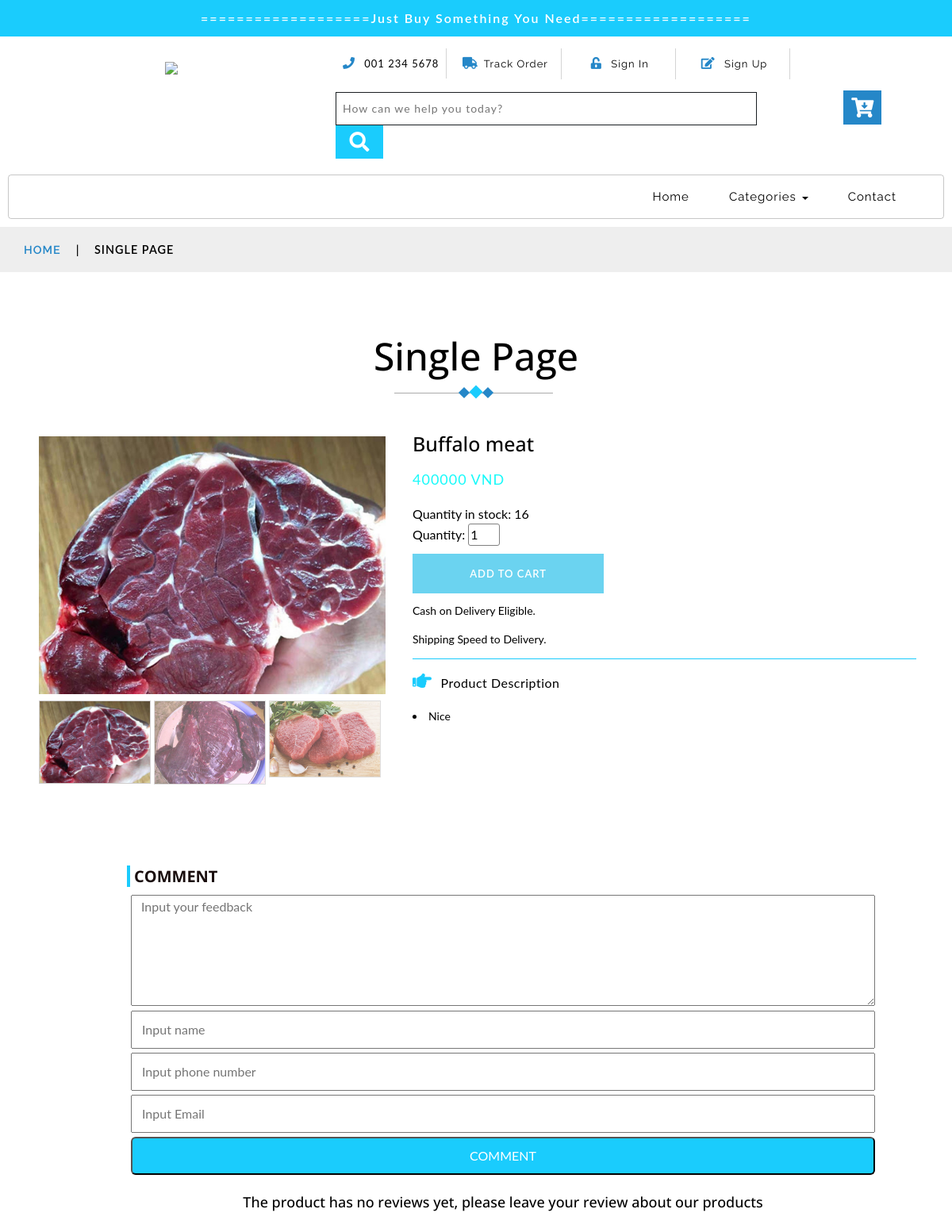
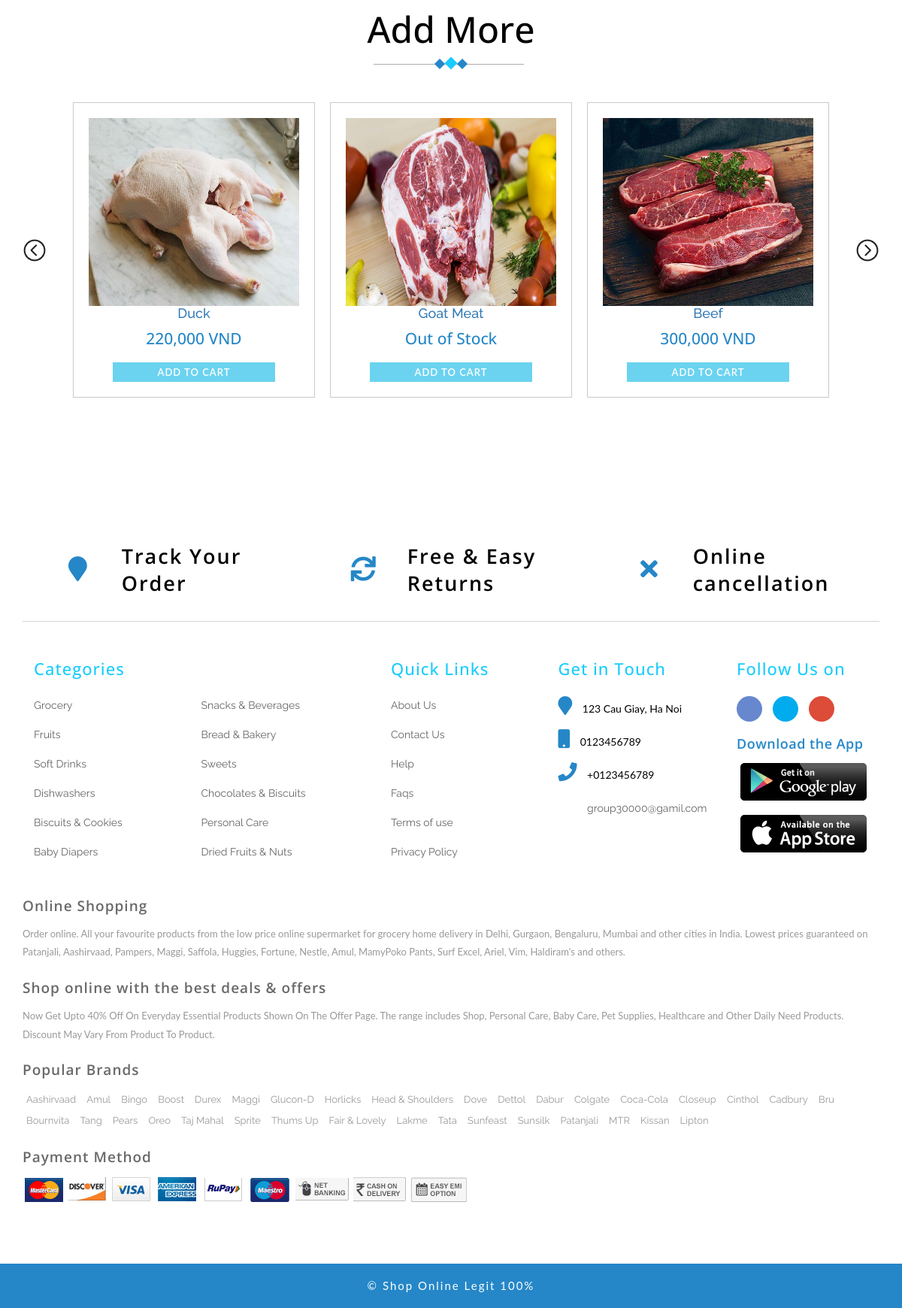
Page /customer_final/single.php?id=product_9 on the committed database (2 pictures, top to bottom).
### tables this page shows
CREATE TABLE `tbl_product_images` (
  `imageID` varchar(255) NOT NULL,
  `imageName` varchar(255) NOT NULL,
  `imageDesc` varchar(255) DEFAULT NULL,
  `productID` varchar(255) NOT NULL
);

CREATE TABLE `tbl_product` (
  `productID` varchar(255) NOT NULL,
  `productName` varchar(255) NOT NULL,
  `productDesc` varchar(255) DEFAULT NULL,
  `productPrice` int(11) NOT NULL,
  `productStatus` varchar(255) NOT NULL,
  `inventoryQuantity` int(11) NOT NULL,
  `categoryID` varchar(255) NOT NULL
);

### customer_final/single.php (the view, shortened to what this page needs)
<?php
	include("include/header.php");
?>
	<div class="services-breadcrumb">
		<div class="agile_inner_breadcrumb">
			<div class="container">
				<ul class="w3_short">
					<li>
						<a href="index.php">Home</a>
						<i>|</i>
					</li>
					<li>Single Page</li>
				</ul>
			</div>
		</div>
	</div>
	<div class="banner-bootom-w3-agileits">
		<div class="container">
			<h3 class="tittle-w3l">Single Page
				<span class="heading-style">
					<i></i>
					<i></i>
					<i></i>
				</span>
			</h3>
			<div class="col-md-5 single-right-left ">
				<?php
					$id = $_GET["id"];
					$sql = "SELECT * FROM tbl_product WHERE productID = '{$id}';";
					$result = mysqli_query($conn, $sql);
					$row = mysqli_fetch_assoc($result);
				?>
				<div class="grid images_3_of_2">
					<div class="flexslider">
						<ul class="slides">
							<?php
								$id = $_GET["id"];
								$sql = "SELECT * FROM tbl_product_images WHERE productID = '{$id}' LIMIT 3";
								$query = mysqli_query($conn, $sql);
								while($image = mysqli_fetch_assoc($query)){
							?>
							<li data-thumb="../shared_assets/img/product/<?php echo $image['productID']?>/<?php echo $image['imageName']?>">
								<div class="thumb-image">
									<img src="../shared_assets/img/product/<?php echo $image['productID']?>/<?php echo $image['imageName']?>" data-imagezoom="true" class="img-responsive" alt="">
								</div>
							</li>
							<?php } ?>
						</ul>
					</div>
				</div>
			</div>
			<div class="col-md-7 single-right-left simpleCart_shelfItem">
				<h3>
					<?php echo $row['productName']?>
				</h3>
				<p>
					<span class="item_price"><?php echo $row['productPrice']?> VND</span>
				</p>
				<div class="occasion-cart">
					<div class="snipcart-details top_brand_home_details item_add single-item hvr-outline-out">
						<?php
							if($row['inventoryQuantity'] > 0){
						?>
						Quantity in stock: <?php echo $row['inventoryQuantity']?>
						<form action="cartxuly.php" method="GET">
							<fieldset>
								Quantity:
								<input type="number" class="soluong" value="1" name="quantity"/>
								<input type="submit" name="addcart" value="Add to cart" class="button" />
							</fieldset>
						</form>
						<div class="single-infoagile" style="margin-top:10px;">
							<ul>
								<li>
									Cash on Delivery Eligible.
								</li>
								<li>
									Shipping Speed to Delivery.
								</li>
							</ul>
						</div>
						<?php
							} else { ?>
								<h3>Out of Stock</h3>
							<?php }
						?>
					</div>
				</div>
				<div class="product-single-w3l">
					<p>
						<i class="fa fa-hand-o-right" aria-hidden="true"></i>Product Description
						<ul>
							<li>
								<?php echo $row['productDesc']?>
							</li>
						</ul>
					</p>
				</div>
			</div>
			<div class="clearfix"> </div>
		</div>
	</div>
	<div class="productFeedback">
		<h2>Comment</h2>
		<form method="POST">
			<div class="input-feedback">
				<textarea type ="text" cols="5" rows="5" class="input-description" placeholder="Input your feedback" name="commentContent" required></textarea>
				<input type="text" class="input-user" placeholder="Input name" name="commentUser" required>
				<input type="text" class="input-user" placeholder="Input phone number" name="commentPhone" required>
				<input type="email" class="input-user" placeholder="Input Email" name="commentEmail" required>
				<button type="submit" name="comment" class="btn-submit">Comment</button>
			</div>
		</form>
		<?php
			$sql = "SELECT * FROM tbl_product_comment WHERE productID = '{$row['productID']}' ORDER BY createdTime DESC";
			$query = mysqli_query($conn, $sql);
			if(mysqli_num_rows($query) > 0){
				while($comment = mysqli_fetch_assoc($query)){
		?>
				<div class="user-feedback">
					<b>
						User: <?php echo $comment['commentUser']?>
					</b>
					<p class="cUser-feedback">
						<?php echo $comment['createdTime']?>
					</p>
					<p class="cUser-feedback">
						<?php echo $comment['commentContent']?>
					</p>
				</div>
		<?php
				}
			} else {
		?>
		<h4 style="text-align: center; font-size: 18px; margin-top: 20px;">The product has no reviews yet, please leave your review about our products</h4>
		<?php
			}
		?>
	</div>
	<div class="featured-section" id="projects">
		<div class="container">
			<h3 class="tittle-w3l">Add More
				<span class="heading-style">
					<i></i>
					<i></i>
					<i></i>
				</span>
			</h3>
				<div class="content-bottom-in">
					<ul id="flexiselDemo1">
					<?php
						$sql = "SELECT * FROM tbl_product WHERE categoryID = '{$row['categoryID']}'";
						$query = mysqli_query($conn, $sql);
						while($row = mysqli_fetch_array($query)){
					?>
						<li>
							<div class="w3l-specilamk">
								<div class="speioffer-agile">
									<a href="single.php?id=<?php echo $row['productID']?>">
									<?php
										$product_image_query = mysqli_query($conn, "SELECT * FROM tbl_product_images WHERE productID = '".$row['productID']."' LIMIT 1");
										foreach($product_image_query as $product_image){
									?>
									<img src="../shared_assets/img/product/<?php echo $product_image['productID']?>/<?php echo $product_image['imageName']?>" alt="" style="width:100%; height:250px;>
									<?php } ?>
									</a>
								</div>
								<div class="product-name-w3l">
									<h4>
										<a href="single.php?id=<?php echo $row['productID']?>"><?php echo $row['productName']?></a>
									</h4>
									<div class="w3l-pricehkj">
										<?php
										if($row['inventoryQuantity'] > 0) { ?>
											<h6><?php echo number_format($row['productPrice'])?> VND</h6>
										<?php }
										else { ?>
											<h6>Out of Stock</h6>
										<?php }
										?>
									</div>
									<div class="snipcart-details top_brand_home_details item_add single-item hvr-outline-out">
									<form action="cartxuly.php" method="GET">
										<fieldset>
											<?php
												if($row['inventoryQuantity'] > 0) { ?>
													<input type="submit" name="addcart" value="Add to cart" class="button" />
												<?php }
												else { ?>
													<input type="submit" name="addcart" value="Add to cart" class="button" disabled/>
												<?php }
											?>
										</fieldset>
									</form>
									</div>
								</div>
							</div>
						</li>
						<?php } ?>
					</ul>
				</div>
		</div>
	</div>
<?php
include("include/footer.php");
?>

### shared_assets/css/cusprofile.css (style rules this page uses)
html { box-sizing: border-box; }
*, *:before, *:after { box-sizing: inherit; }
body { color: #222; font-size: 100%; line-height: 24px; margin: 0; padding:0; font-family: "Raleway",sans-serif; }
a { font-family: "Raleway",sans-serif; text-decoration: none; outline: none; }
h2 { color: #1a0e0e; font-size: 26px; font-weight: 700; margin: 0; line-height: normal; text-transform:uppercase; }
body { padding: 0; margin: 0; font-family: 'Lato', sans-serif; color: #000; }

### customer_final/single.php (style rules this page uses)
.soluong { width: 40px; border-radius: 3px; border: 1px solid gray; margin-bottom: 10px; }
.fa { font-size: 25px; }
.productFeedback { width: 94%; padding-top: 8px; padding-bottom: 40px; padding-left: 5%; padding-right: 10%; margin-left: 100px; }
.productFeedback h2 { display: block; border-left: #1accfd 4px solid; padding-left: 5px; font-size: 20px; }
.productFeedback .input-feedback { padding: 5px; width: 100%; }
.productFeedback .input-user { display: inline-block; margin-right: 10px; height: 48px; min-height: 48px; max-height: 48px; text-indent: 10px; width: 100%; margin-bottom: 5px; }
.productFeedback .input-description { display: inline-block; width: 100%; height: 140px; margin-right: 10px; text-indent: 10px; margin-top: 5px; }
.productFeedback .btn-submit { width: 100%; height: 48px; color: #fff ; background: #1accfd; border-radius: 6px; text-transform: uppercase; }

### rows in the picture
tbl_product_images: productID+imageName (picture)
tbl_product: productName "Buffalo meat", productPrice "400000", inventoryQuantity "16", productDesc "Nice"
tbl_product: productName "Duck", productPrice "220,000"
tbl_product_images: productID+imageName (picture)
tbl_product: productName "Goat Meat", inventoryQuantity "Out of Stock"
tbl_product_images: productID+imageName (picture)
tbl_product: productName "Beef", productPrice "300,000"
tbl_product_images: productID+imageName (picture)
